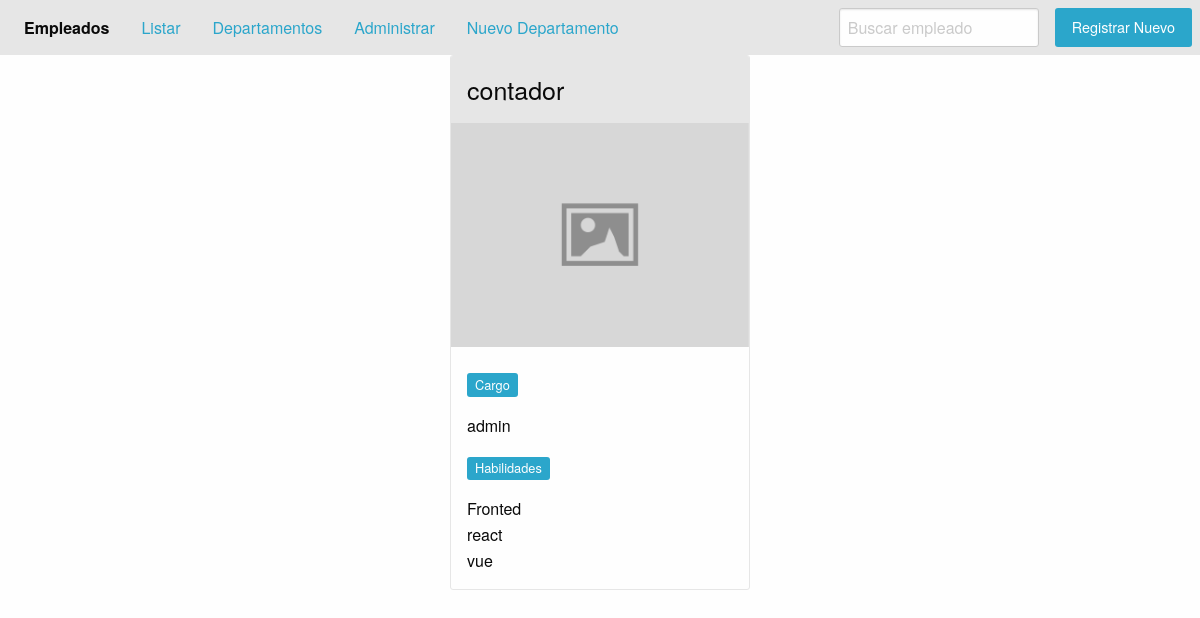
Screenshot of /ver-empleado/7/ with the database file from the repository.
### aplicaciones/persona/models.py (models this page shows, shortened)
class Empleado(models.Model):
    JOB_CHOICES = (
        ('0','contador'),
        ('1','administrador'),
        ('2','economista')
    )
    first_name = models.CharField('Nombres',max_length=60)
    last_name = models.CharField('Apellidos',max_length=60)
    full_name = models.CharField('Nombre completo',max_length=120,blank=True)
    job = models.CharField('Trabajos',max_length=1,choices=JOB_CHOICES)
    departamento = models.ForeignKey(Departamento,on_delete=models.CASCADE)
    avatar = models.ImageField(upload_to='upload',blank=True,null=True)
    habilidades = models.ManyToManyField(Habilidades)
    class Meta:
        verbose_name = 'Persona'
        verbose_name_plural= 'Personas'

class Habilidades(models.Model):
    habilidades = models.CharField('Habilidad',max_length=50)
    class Meta:
        verbose_name = 'Habilidad'
        verbose_name_plural= 'Habilidades'
    def __str__(self):
        return self.habilidades

### aplicaciones/departamento/models.py (models this page shows)
class Departamento(models.Model):
    name = models.CharField('Nombre',max_length=50)#el nombre es como aparecera en el administrador de django
    short_name = models.CharField('Nombre Corto', max_length=50,blank=True)
    anulate = models.BooleanField('Anulado',default=False)
    class Meta:
        verbose_name= 'Mi departamento'
        verbose_name_plural = 'Mis departamentos'
        ordering = ['name']
    def __str__(self):
        return self.name

### aplicaciones/persona/views.py (the view)
# urls.py: path('ver-empleado/<int:pk>/', EmpleadoDetail.as_view(),name='empleado_detail'),
class EmpleadoDetail(DetailView):
    model = Empleado
    template_name = "detail_empleado.html"
    def get_context_data(self, **kwargs):
        context = super().get_context_data(**kwargs)
        context['titulo'] = 'empleado del mes'
        return context

### aplicaciones/persona/templates/detail_empleado.html (shortened to what this page needs)
{% extends 'base.html' %}
{% load static %}
{% block contenido %}
    <div class="grid-container">
        <div class="grid-x grid-margin-x align-center" >
            <div class="cell large-4 card" style="width: 300px;">
              <div class="card-divider">
                <h4>{{ object.get_job_display }}</h4>
              </div>
                {% if empleado.avatar %}
                    <img src="{{ object.avatar.url }}">
                {% else %}
                    <img src="{% static 'img/no_found.png' %}">
                {% endif %}
              <div class="card-section">
                  <p><span class="label">Cargo</span></p>
                  <p>{{ empleado.departamento }}</p>
                  <p><span class="label">Habilidades</span></p>
                  <ul class="vertical menu">
                        {% for h in empleado.habilidades.all %}
                            <li>{{ h }}</li>
                        {% endfor %}
                  </ul>
              </div>
            </div>
        </div>
    </div>
{% endblock %}

### rows the page displays
Empleado: job "contador", departamento "admin"
Habilidades: habilidades "Fronted"
Habilidades: habilidades "react"
Habilidades: habilidades "vue"
